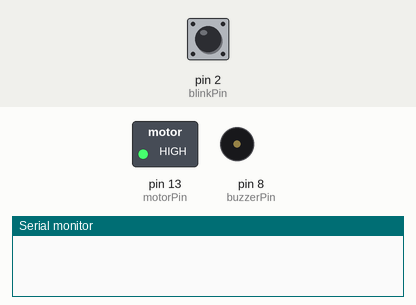
This sketch was run on a simulated Arduino Uno, built with avr-gcc and run on an emulated ATmega328P. On the bench: switched loads named in the sketch (green lamp = pin HIGH), buzzer (waves = sounding, pin HIGH), the last lines printed to the serial monitor. The inputs (shaded band) are chosen by the test bench; at power-on: pin 2 (blinkPin) HIGH.

Above: at 1.2 s.
1.3 s: pin 2 (blinkPin) driven LOW
At 2.4 s:
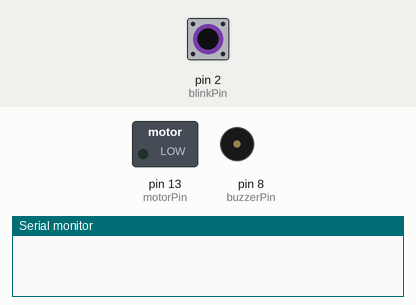
2.8 s: pin 2 (blinkPin) driven HIGH
At 5.6 s:
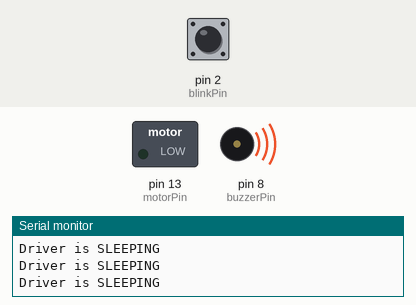
5.8 s: pin 2 (blinkPin) pulsed LOW 2 times (0.12 s each, 0.3 s apart)
At 11.9 s:
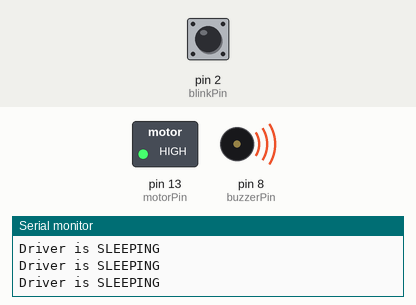
Timing chart, 0 to 13.4 s (numbered marks = the images above; inputs shaded):
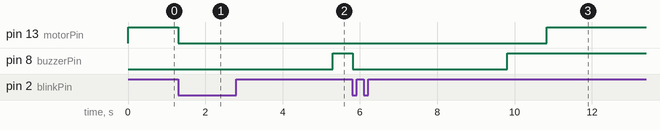

Measured:
- after the input at 1.3 s, pin 13 (motorPin): HIGH → LOW at once
- after the input at 2.8 s, pin 8 (buzzerPin): LOW → HIGH after 2.5 s
- after the input at 5.8 s, pin 13 (motorPin): LOW → HIGH after 5.0 s instead of 0.51 s; pin 8 (buzzerPin): HIGH → LOW at once, → HIGH 4.0 s later

The sketch:

Main.ino
```cpp
const int blinkPin = 2;
const int motorPin = 13;
const int buzzerPin = 8;
long time;

void setup() {
  pinMode(motorPin, OUTPUT);
  pinMode(buzzerPin, OUTPUT);
  pinMode(blinkPin, INPUT);
  digitalWrite(motorPin, HIGH);
  Serial.begin(9600);
}

void loop() {
  if (!digitalRead(blinkPin)) {
    time = millis();
    while (!digitalRead(blinkPin)) {
      digitalWrite(buzzerPin, LOW);
      digitalWrite(motorPin, LOW);
      delay(1000);
    }
    Serial.println("Driver is AWAKE");
  } else {
    if (TimeDelay() >= 4000)  // Adjusted the comparison value to milliseconds
      {digitalWrite(buzzerPin, HIGH);
       Serial.println("Driver is SLEEPING");
       }

    if (TimeDelay() >= 5000)  // Adjusted the comparison value to milliseconds
      digitalWrite(motorPin, HIGH);
  }
}

int TimeDelay() {
  long t = millis() - time;
  return t;
}
```
